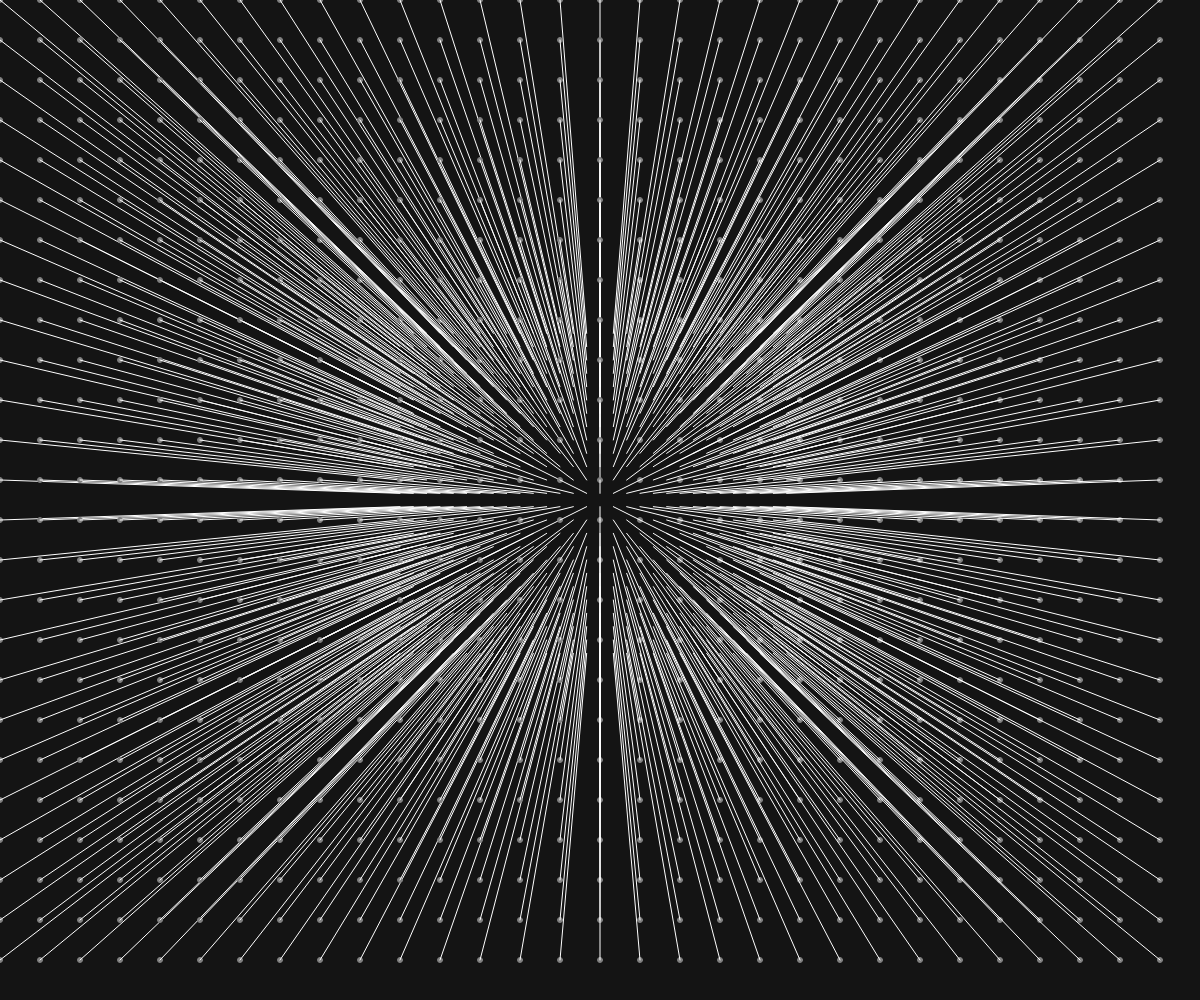
Frame 1 (no input)
Frame 60 (no input): identical to frame 1, image omitted
Frame 120 (the mouse pressed at the canvas centre since frame 60): identical to frame 1, image omitted

The p5.js sketch that drew this single still picture (run headless with seeded random() and noise() and a simulated clock; from frame 60 on, the mouse is pressed at the canvas centre):

// p5.js sketch
// ── sketch.js
// linePerspective
// Daniel Messham
// wed 29 sept 2021
//
// Extra for Experts:
// - describe what you did to take this project "above and beyond"

let x = 0;
let y = 0;
let cSize = 5

function setup() {
  createCanvas(windowWidth, windowHeight);
  fill('gray');
  noStroke;
}

function draw() {
  background(20);
  for(let x=0;x<width; x+=40){
    for(let y=0;y<height; y+=40){
      stroke('gray');
      circle(x,y, cSize);
      stroke('white');
      line(x,y,(width/3+x/3),(height/3+y/3));
    }
  }
}
